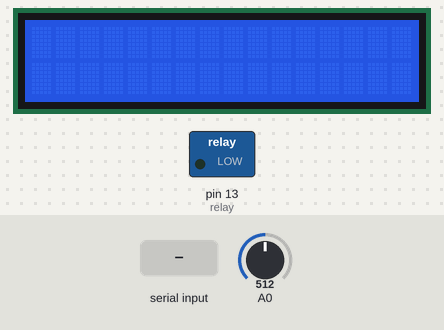
A sketch run on a simulated Arduino Uno, built with avr-gcc and run on an emulated ATmega328P. Shown: 16×2 character LCD, switched loads named in the sketch (green lamp = pin HIGH). The test bench sets the inputs (shaded band); at power-on: A0 = 512. What the sketch prints to the serial monitor is not drawn.

Above: at 1.2 s.
1.3 s: "a" received over Serial
At 1.4 s:
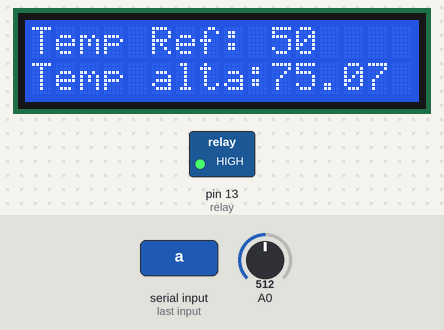
At 2.7 s:
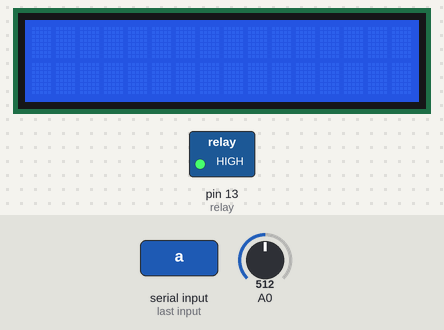
3.0 s: "b" received over Serial
At 4.1 s:
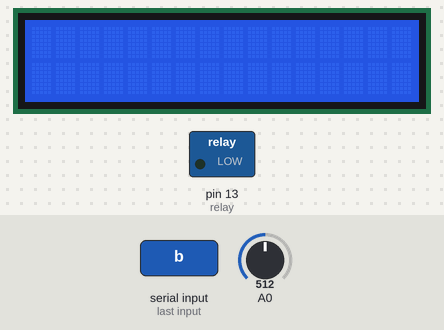
Timing chart, 0 to 6.0 s (numbered marks = the images above; inputs shaded):
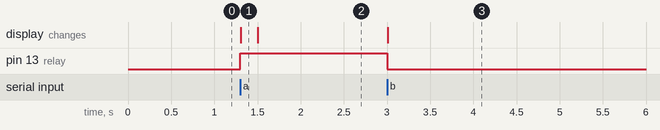

Measured:
- after the input at 1.3 s, pin 13 (relay): LOW → HIGH at once; the display: changes at once (image 1)
- after the input at 3.0 s, pin 13 (relay): HIGH → LOW at once; the display: first changes at once (image 3 shows a later state)

The sketch:

pot_labVIEW.ino
```cpp
#include <LiquidCrystal.h>

//Declaramos los pines del LCD//
const int rs = 9, en = 8, d4 = 7, d5 = 6, d6 = 5, d7 = 4, ref=50, periodo = 500;
LiquidCrystal lcd(rs, en, d4, d5, d6, d7);

int pot, var, relay = 13;
unsigned long ahora = 0;
float temp;

void setup() {
  Serial.begin(9600);
  lcd.begin(16,2);
  pinMode(relay, OUTPUT);
}

void loop() {
  pot = analogRead(A0);
  temp = pot*150.0/1023;

  if(millis() > ahora + periodo){
    ahora = millis();
    lcd.clear();
  }

  if(Serial.available()){
    Serial.println(temp);
    var = Serial.read();

    if(var=='a')
      {digitalWrite(relay,HIGH);}
    if(var=='b')
      {digitalWrite(relay,LOW);}

/////////El LCD muestra la temperatura sin considerar la temperatura de referencia/////////
    /*lcd.setCursor(0,0);       //Volver al inicio
    lcd.print("Temp Ref: ");     //Muestra en LCD Temperatura//
    lcd.print (ref);
    lcd.setCursor(0,1);        // Cambia de renglon en el LCD//
    lcd.print("Temp:");     //Muestra en LCD Temperatura//
    lcd.print(temp);*/
///////////////////////////////////////////////////////////////////////////////////////////

    if (temp >= ref){                  // Para una temperatura alta//
      lcd.setCursor(0,0);
      lcd.print("Temp Ref: ");     //Muestra en LCD Temperatura//
      lcd.print (ref);
      lcd.setCursor (0,1);        // Cambia de renglon en el LCD//
      lcd.print("Temp alta:");     //Muestra en LCD Temperatura//
      lcd.print(temp);           //muestra la variable de la temperatura//
    }

    else{
      lcd.setCursor(0,0);
      lcd.print("Temp Ref:");     //Muestra en LCD Temperatura//
      lcd.print (ref);
      lcd.setCursor (0,1);        // Cambia de renglon en el LCD//
      lcd.print ("Temp baja:");         //Imprime Alta en el segundo renglon//
      lcd.print (temp);           //muestra la variable de la temperatura//
    }
  }
}
```
